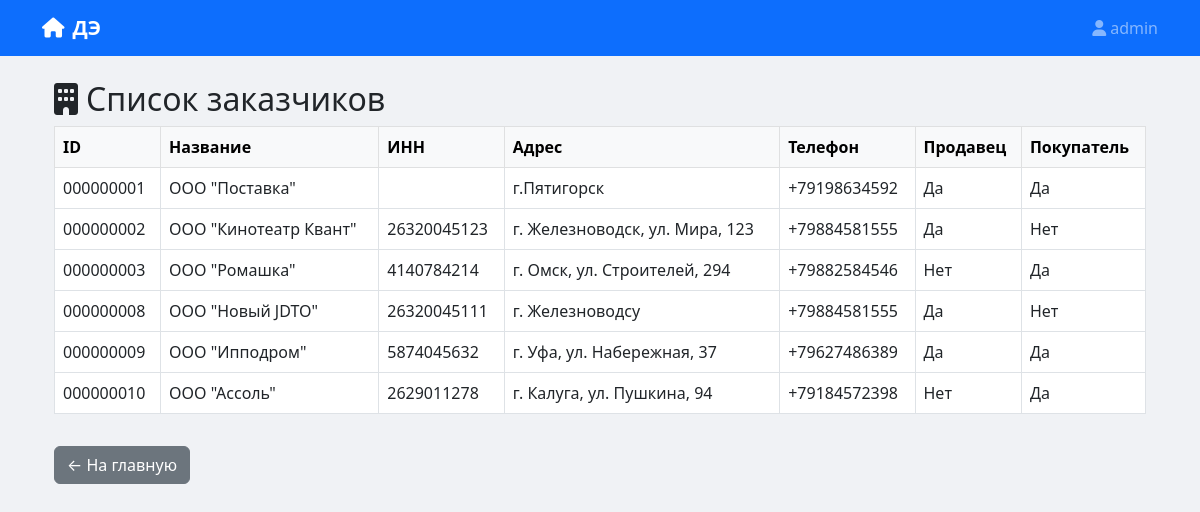
/modules/customers.php (signed in), run on the app's committed database.
### tables this page shows
CREATE TABLE `customers` (
  `id` varchar(20) NOT NULL,
  `name` varchar(255) NOT NULL,
  `inn` varchar(20) DEFAULT NULL,
  `address` varchar(255) DEFAULT NULL,
  `phone` varchar(20) DEFAULT NULL,
  `salesman` tinyint(1) DEFAULT 0,
  `buyer` tinyint(1) DEFAULT 0
);

### modules/customers.php (the view, shortened to what this page needs)
<?php
require_once '../config.php';
include '../templates/header.php';
?>
<div class="container mt-4">
    <h2><i class="fas fa-building me-2"></i>Список заказчиков</h2>
    <?php
    try {
        $stmt = $pdo->query("SELECT * FROM customers ORDER BY id");
        $customers = $stmt->fetchAll(PDO::FETCH_ASSOC);
        if (empty($customers)) {
            echo '<div class="alert alert-warning">Таблица customers пуста или не существует.</div>';
        } else {
            echo '<div class="table-responsive">';
            echo '<table class="table table-bordered table-hover">';
            echo '<thead class="table-light">';
            echo '<tr><th>ID</th><th>Название</th><th>ИНН</th><th>Адрес</th><th>Телефон</th><th>Продавец</th><th>Покупатель</th></tr>';
            echo '</thead><tbody>';
            foreach ($customers as $c) {
                echo '<tr>';
                echo '<td>' . htmlspecialchars($c['id']) . '</td>';
                echo '<td>' . htmlspecialchars($c['name']) . '</td>';
                echo '<td>' . htmlspecialchars($c['inn'] ?? '') . '</td>';
                echo '<td>' . htmlspecialchars($c['address'] ?? '') . '</td>';
                echo '<td>' . htmlspecialchars($c['phone'] ?? '') . '</td>';
                echo '<td>' . ($c['salesman'] ? 'Да' : 'Нет') . '</td>';
                echo '<td>' . ($c['buyer'] ? 'Да' : 'Нет') . '</td>';
                echo '</tr>';
            }
            echo '</tbody></table></div>';
        }
    } catch (PDOException $e) {
        echo '<div class="alert alert-danger">Ошибка базы данных: ' . htmlspecialchars($e->getMessage()) . '</div>';
    }
    ?>
    <a href="../index.php" class="btn btn-secondary mt-3">← На главную</a>
</div>
<?php include '../templates/footer.php'; ?>

### templates/header.php (style rules this page uses)
body { background: #f0f2f5; }

### data on the page
customers: id "000000001", name "ООО \"Поставка\"", address "г.Пятигорск", phone "+79198634592", salesman "Да", buyer "Да"
customers: id "000000002", name "ООО \"Кинотеатр Квант\"", inn "26320045123", address "г. Железноводск, ул. Мира, 123", phone "+79884581555", salesman "Да", buyer "Нет"
customers: id "000000003", name "ООО \"Ромашка\"", inn "4140784214", address "г. Омск, ул. Строителей, 294", phone "+79882584546", salesman "Нет", buyer "Да"
customers: id "000000008", name "ООО \"Новый JDTO\"", inn "26320045111", address "г. Железноводсу", phone "+79884581555", salesman "Да", buyer "Нет"
customers: id "000000009", name "ООО \"Ипподром\"", inn "5874045632", address "г. Уфа, ул. Набережная, 37", phone "+79627486389", salesman "Да", buyer "Да"
customers: id "000000010", name "ООО \"Ассоль\"", inn "2629011278", address "г. Калуга, ул. Пушкина, 94", phone "+79184572398", salesman "Нет", buyer "Да"

### other printed values
$_SESSION['user']['login'] "admin"
